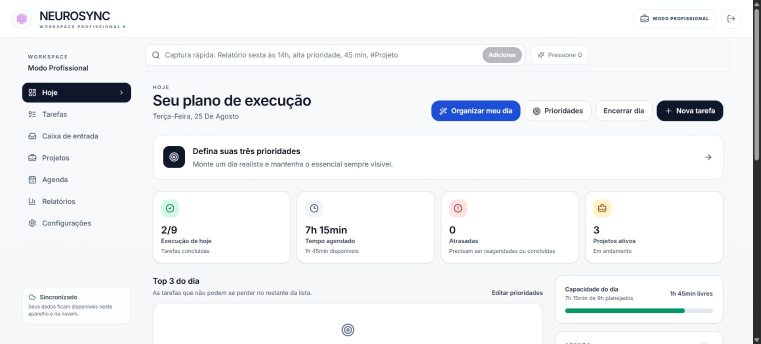
#> input picture scripts/video-src/professional-desktop.png, 1521 x 688 px (shown at 1/2 size)
$ python create_promo_video.py
#> lines starting #> are read from the running program, lines starting #| are printed output that depends on the picture
from __future__ import annotations

import math
import sys
import wave
from pathlib import Path

import numpy as np
from PIL import Image, ImageDraw, ImageFilter, ImageFont


ROOT = Path(__file__).resolve().parents[1]
SRC = ROOT / "scripts" / "video-src"
OUT = ROOT / "public" / "marketing"
WIDTH, HEIGHT = 1280, 720
FPS, DURATION = 30, 10.0

FONT_DISPLAY = Path(r"C:\Windows\Fonts\bahnschrift.ttf")
FONT_BODY = Path(r"C:\Windows\Fonts\segoeui.ttf")
FONT_BOLD = Path(r"C:\Windows\Fonts\segoeuib.ttf")


def clamp(value: float, minimum: float = 0.0, maximum: float = 1.0) -> float:
    return max(minimum, min(maximum, value))


def smooth(value: float) -> float:
    value = clamp(value)
    return value * value * (3.0 - 2.0 * value)


def ease_out(value: float) -> float:
    value = clamp(value)
    return 1.0 - (1.0 - value) ** 3


def segment(t: float, start: float, end: float) -> float:
    return clamp((t - start) / (end - start))


def font(path: Path, size: int) -> ImageFont.FreeTypeFont:
    return ImageFont.truetype(str(path), size=size)


# [18 lines left out: functions cover, rounded_image, not called in this run]


def generic_rpg_desktop(image: Image.Image) -> Image.Image:
    """Replace account-specific task titles with neutral demo content."""
    result = image.copy()
    draw = ImageDraw.Draw(result)
    demo_font = font(FONT_BOLD, 15)
    rows = [
        ((460, 281, 850, 319), 296, "PLANEJAR A SEMANA"),
        ((460, 397, 850, 438), 414, "EXERCÍCIO"),
        ((460, 514, 850, 557), 532, "FOCO PROFUNDO"),
        ((460, 626, 850, 672), 646, "REVISAR PROJETO"),
    ]
    for box, text_y, label in rows:
        sample_y = min(image.height - 1, box[1] + 8)
        card_color = image.getpixel((700, sample_y))
        draw.rectangle(box, fill=card_color)
        draw.text((472, text_y), label, font=demo_font, fill=(248, 249, 255))
    return result


def generic_rpg_mobile(image: Image.Image) -> Image.Image:
    """Create a privacy-safe mobile demo while preserving the genuine UI."""
    result = image.copy()
    draw = ImageDraw.Draw(result)
    demo_font = font(FONT_BOLD, 14)
    rows = [
        ((88, 326, 240, 366), 340, "PLANEJAR"),
        ((88, 442, 240, 481), 456, "EXERCÍCIO"),
        ((88, 547, 182, 587), 561, "FOCO"),
        ((88, 670, 182, 710), 684, "REVISÃO"),
        ((88, 775, 240, 811), 789, "LEITURA"),
    ]
    for box, text_y, label in rows:
        sample_y = 760 if label == "LEITURA" else min(image.height - 1, box[1] + 8)
        card_color = image.getpixel((150, sample_y))
        draw.rectangle(box, fill=card_color)
        draw.text((98, text_y), label, font=demo_font, fill=(248, 249, 255))
    return result


def gradient_background(light: bool) -> Image.Image:
    x = np.linspace(0.0, 1.0, WIDTH, dtype=np.float32)[None, :, None]
    y = np.linspace(0.0, 1.0, HEIGHT, dtype=np.float32)[:, None, None]
    if light:
        top = np.array([250, 252, 255], dtype=np.float32)
        bottom = np.array([232, 238, 248], dtype=np.float32)
        side = np.array([224, 228, 248], dtype=np.float32)
    else:
        top = np.array([4, 8, 20], dtype=np.float32)
        bottom = np.array([10, 13, 34], dtype=np.float32)
        side = np.array([23, 11, 54], dtype=np.float32)
    base = top * (1.0 - y) + bottom * y
    base = np.broadcast_to(base, (HEIGHT, WIDTH, 3)).copy()
    base = base * (1.0 - 0.18 * x) + side * (0.18 * x)
    return Image.fromarray(np.uint8(np.clip(base, 0, 255)), "RGB").convert("RGBA")


LIGHT_BG = gradient_background(True)
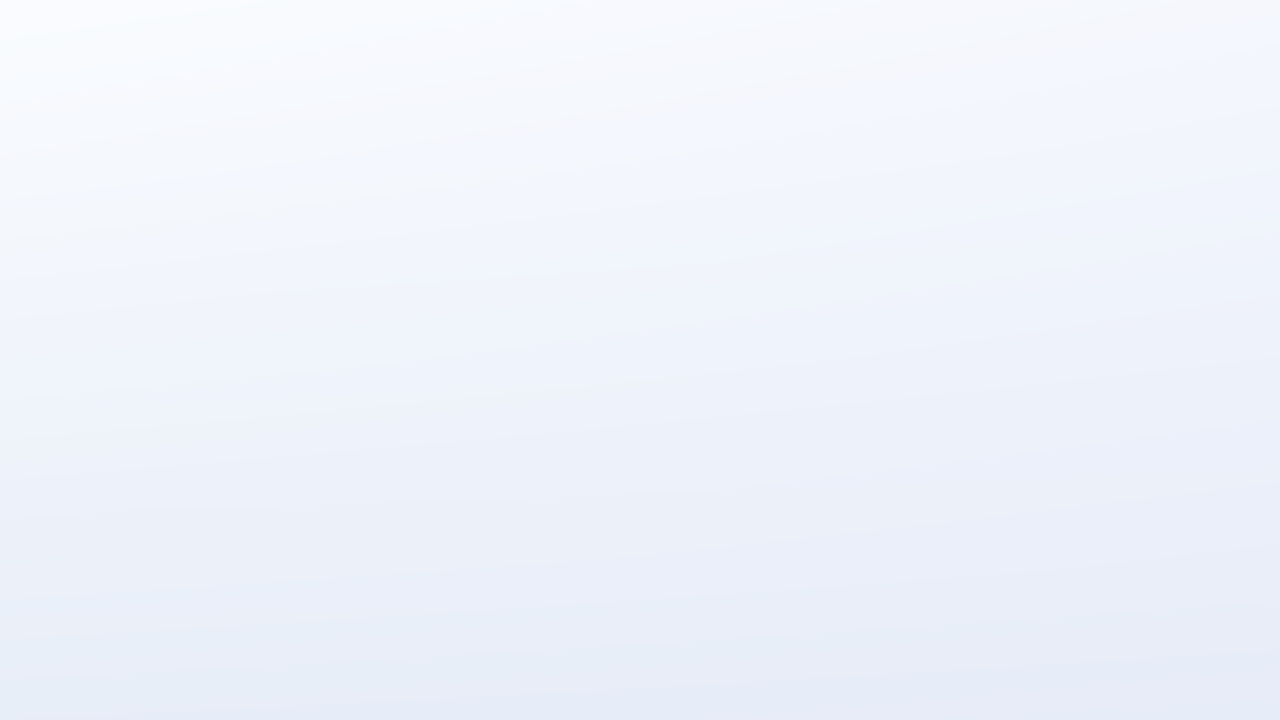
#> LIGHT_BG: PIL image 1280x720 RGBA; mean R, G, B, A 239, 243, 250.7, 255
DARK_BG = gradient_background(False)
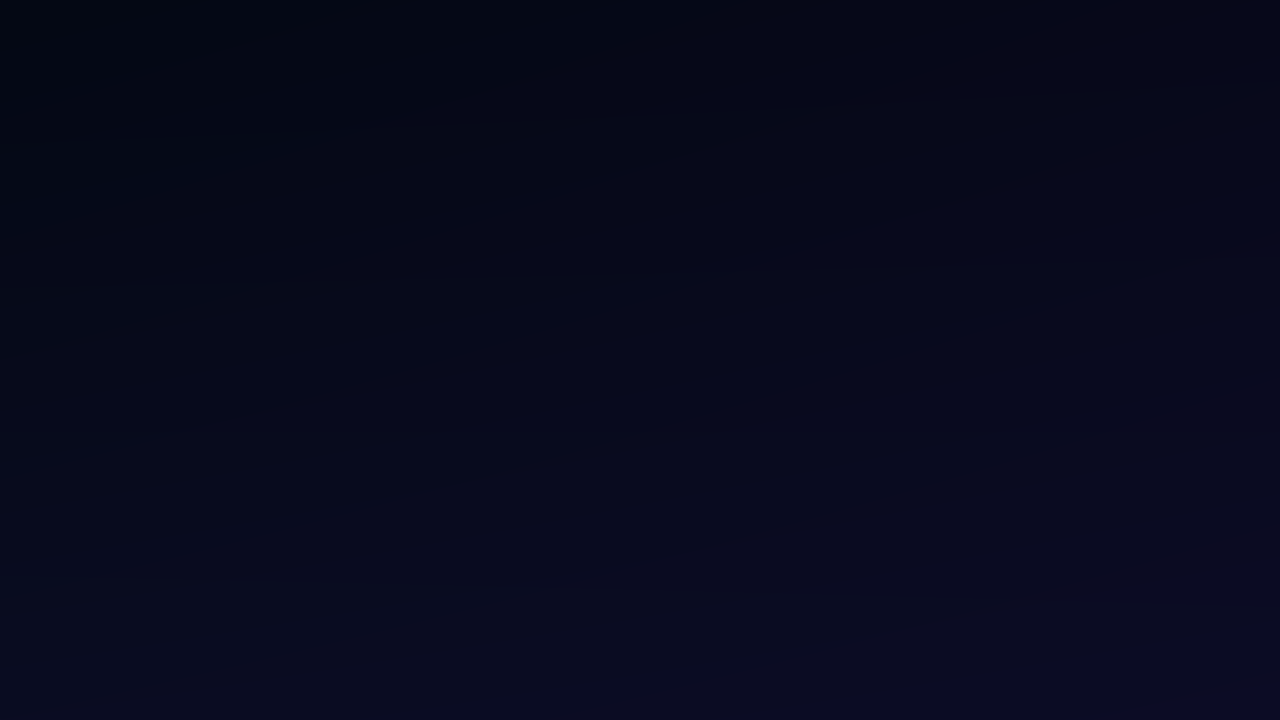
#> DARK_BG: PIL image 1280x720 RGBA; mean R, G, B, A 7.9, 10, 28.9, 255


# [338 lines left out: functions glow, add_grid, gradient_text, logo_lockup, monitor, phone and 6 more, not called in this run]


PRO_DESKTOP = Image.open(SRC / "professional-desktop.png").convert("RGB")
#> PRO_DESKTOP is the input picture: PIL image 1521x688 RGB; mean R, G, B 239.7, 241.4, 243.5
RPG_DESKTOP = generic_rpg_desktop(Image.open(SRC / "rpg-desktop.png").convert("RGB"))
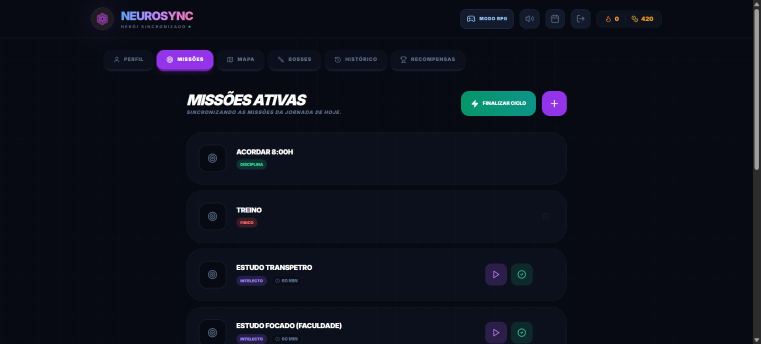
#> input picture scripts/video-src/rpg-desktop.png, 1521 x 688 px (shown at 1/2 size)
#> in generic_rpg_desktop, result is the input picture: PIL image 1521x688 RGB; mean R, G, B 13.1, 16.7, 27.7
PRO_MOBILE = Image.open(SRC / "professional-mobile.png").convert("RGB")
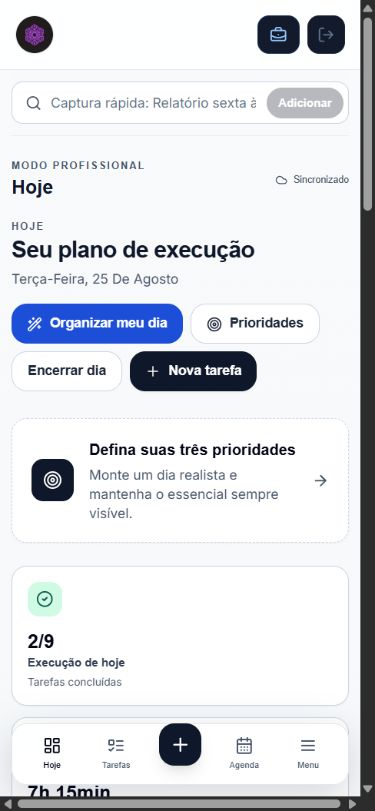
#> input picture scripts/video-src/professional-mobile.png, 375 x 811 px
#> PRO_MOBILE is the input picture: PIL image 375x811 RGB; mean R, G, B 221.6, 223.9, 228.4
RPG_MOBILE = generic_rpg_mobile(Image.open(SRC / "rpg-mobile.png").convert("RGB"))
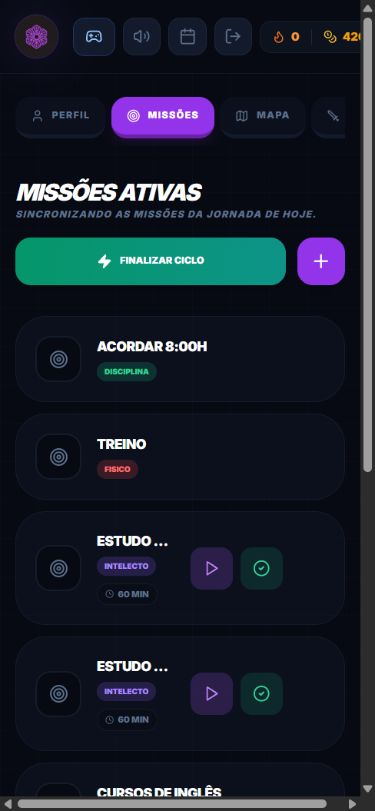
#> input picture scripts/video-src/rpg-mobile.png, 375 x 811 px
#> in generic_rpg_mobile, result is the input picture: PIL image 375x811 RGB; mean R, G, B 23.5, 30.5, 42.9
#> the loop in generic_rpg_mobile, `for box, text_y, label in rows:` made 5 passes
#> card_color on passes 1 to 5: (12, 16, 28), (10, 14, 26), (10, 12, 27), (12, 16, 28), (4, 8, 19)
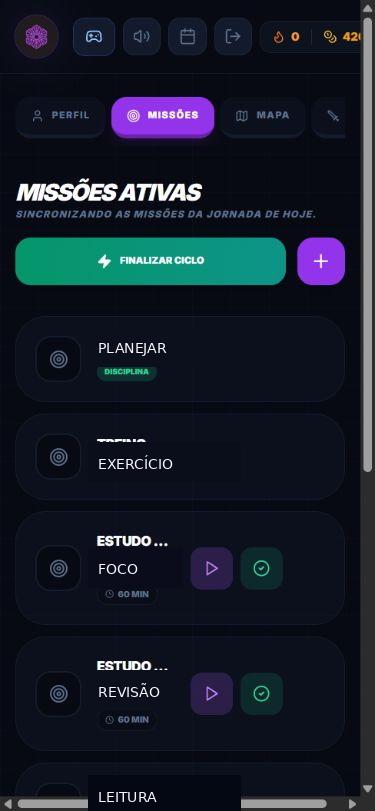
#> RPG_MOBILE: PIL image 375x811 RGB; mean R, G, B 21.5, 28.7, 41
#> (the run stopped early here; a loop or call above may not have finished)
